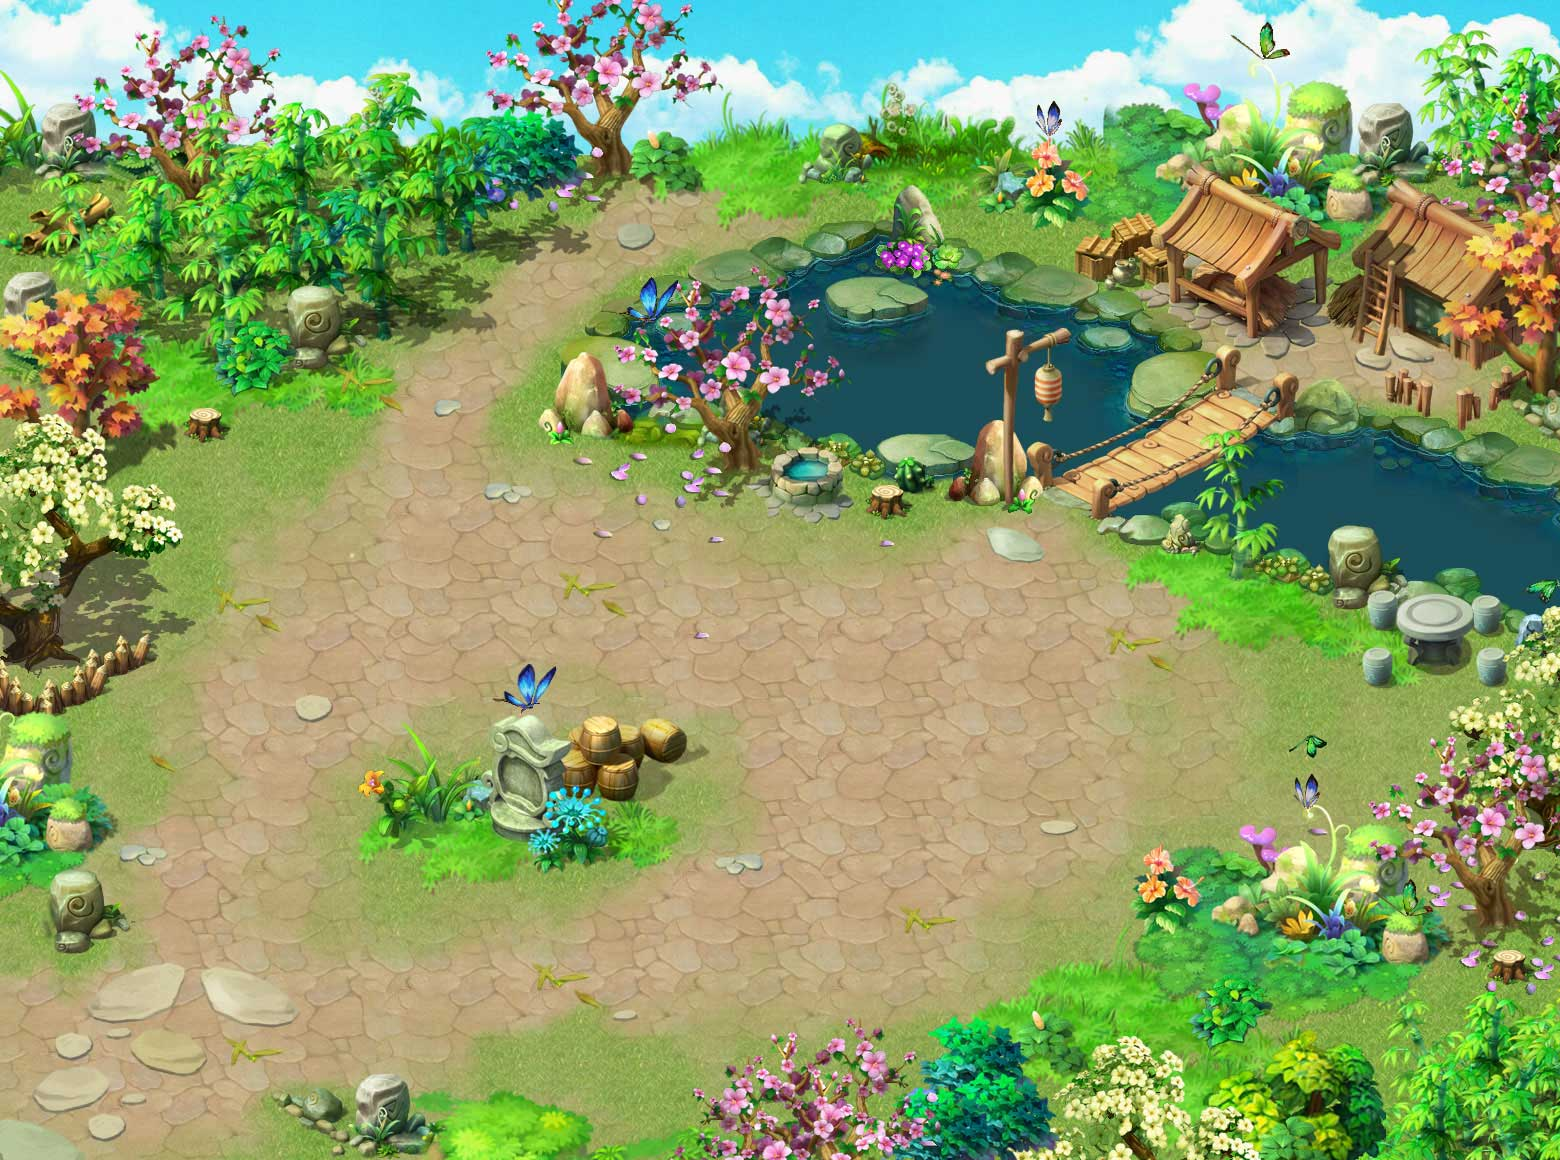

A 2D game scene composited from a Tiled map and its tileset images. What follows is a short description and the map's XML, with each tile layer's data collapsed to a summary:
An orthogonal 39x29 tile map with 40x40 px tiles, 2 tile layers (map, hit), 2 tilesets.

<map version="1.0" orientation="orthogonal" width="39" height="29" tilewidth="40" tileheight="40">
 <tileset firstgid="1" name="hit" tilewidth="40" tileheight="40">
  <image source="hit.png" width="120" height="40" />
  <tile id="0">
   <properties>
    <property name="hit" value="0" />
   </properties>
  </tile>
  <tile id="1">
   <properties>
    <property name="hit" value="1" />
   </properties>
  </tile>
  <tile id="2">
   <properties>
    <property name="hit" value="2" />
   </properties>
  </tile>
 </tileset>
 <tileset firstgid="4" name="map" tilewidth="40" tileheight="40">
  <image source="1.jpg" width="1600" height="1160" />
 </tileset>
 <layer name="map" width="39" height="29">
  <data>[1131 cells, 1131 non-empty, 1131 distinct tile ids]</data>
 </layer>
 <layer name="hit" width="39" height="29" opacity="0">
  <data>[1131 cells, 1131 non-empty, 3 distinct tile ids]</data>
 </layer>
</map>